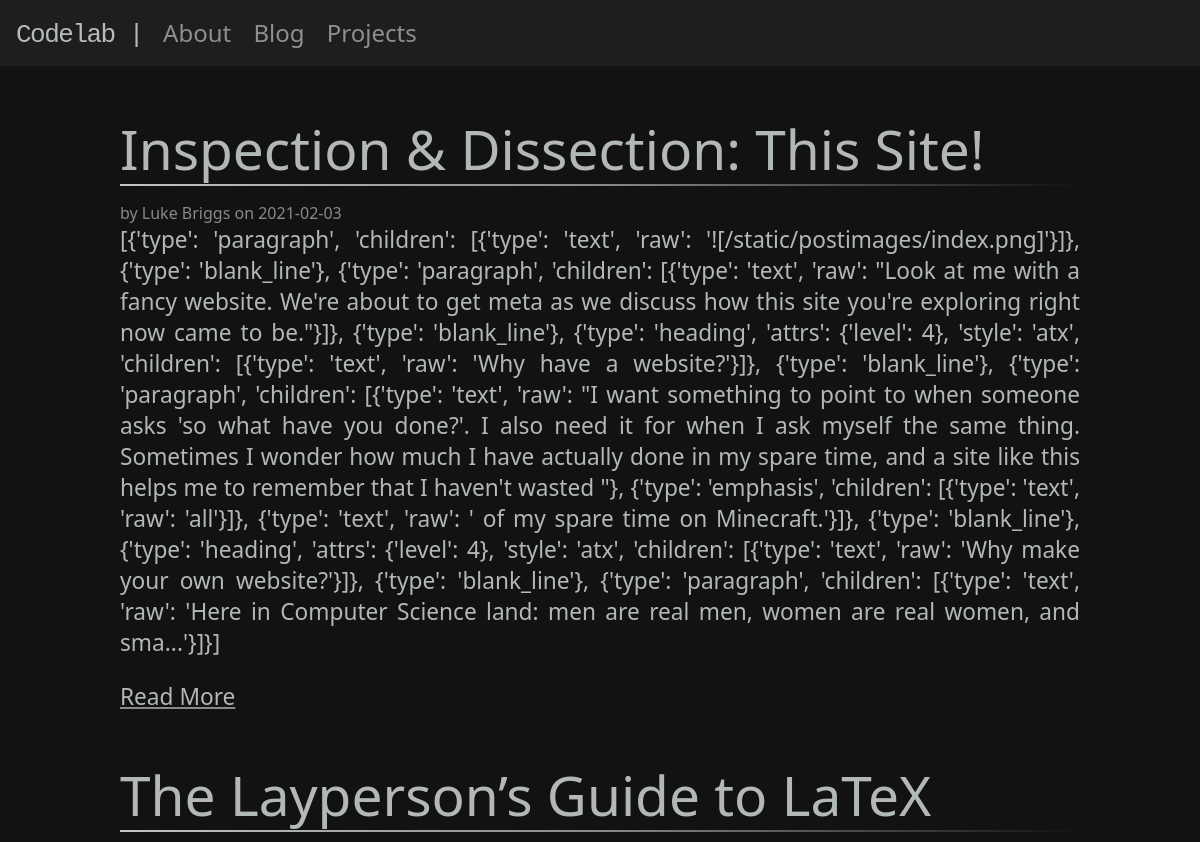
/blog (upper part), run on an earlier commit of the app's database.
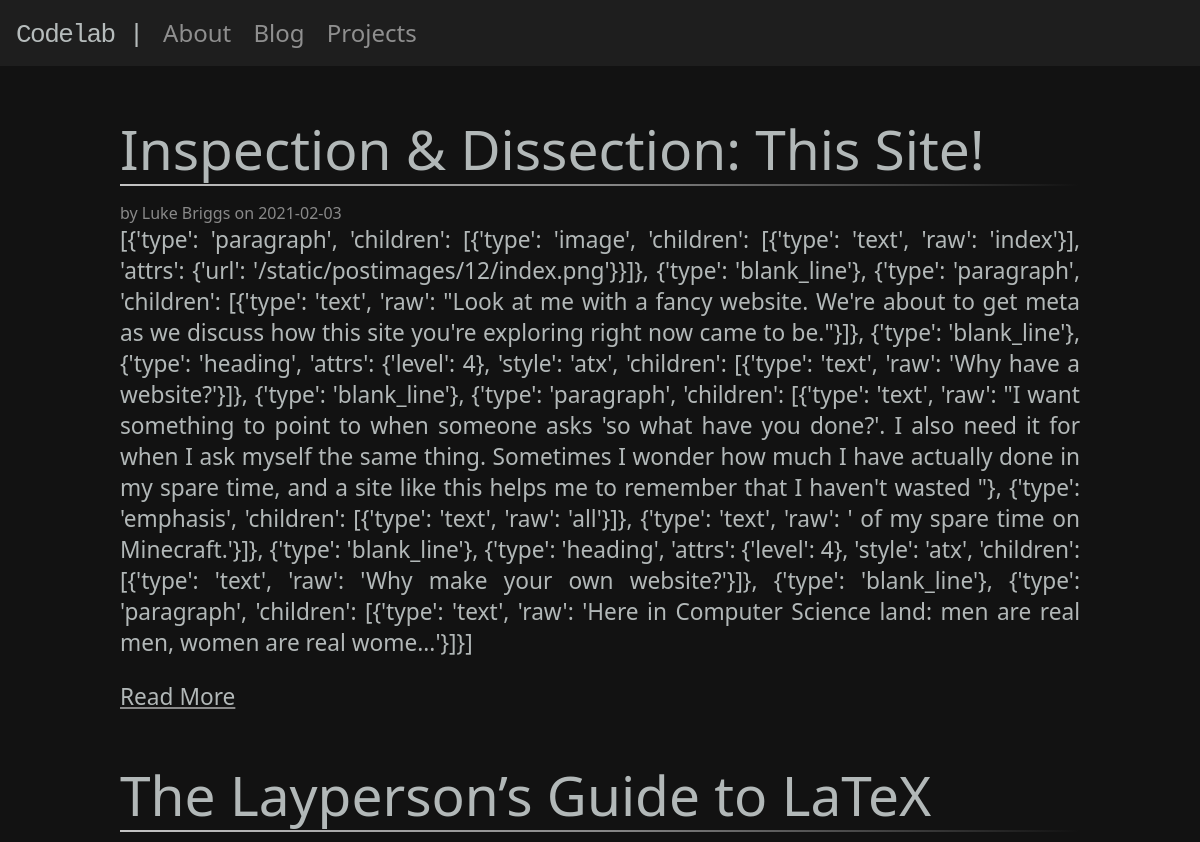
And on a later commit of the database.
### tables this page shows
CREATE TABLE post(
    id INTEGER PRIMARY KEY AUTOINCREMENT,
    author_id INTEGER NOT NULL,
    created TIMESTAMP NOT NULL DEFAULT CURRENT_TIMESTAMP,
    title TEXT NOT NULL,
    body TEXT NOT NULL,
    FOREIGN KEY (author_id) REFERENCES user(id)
);

CREATE TABLE user(
    id INTEGER PRIMARY KEY AUTOINCREMENT,
    username TEXT UNIQUE NOT NULL,
    password TEXT NOT NULL
);

### flaskr/blog.py (the view)
@bp.route('/blog')
def blog():
    db = get_db()
    posts = db.execute(
        'SELECT p.id, title, body, created, author_id, username'
        ' FROM post p JOIN user u ON p.author_id = u.id'
        ' ORDER BY created DESC'
    ).fetchall()
    return render_template('blog/index.html', posts=posts, mistune=mistune, highlighter=highlighter)

### flaskr/auth.py (called while the page is built)
@bp.before_app_request
def load_logged_in_user():
    user_id = session.get('user_id')
    if user_id is None:
        g.user = None
    else:
        g.user = get_db().execute(
            "SELECT * FROM user WHERE id = ?", (user_id,)
        ).fetchone()

### flaskr/db.py (called while the page is built)
def get_db():
    if 'db' not in g:
        g.db = sqlite3.connect(
            current_app.config['DATABASE'],
            detect_types=sqlite3.PARSE_DECLTYPES
        )
        g.db.row_factory = sqlite3.Row
    return g.db

### flaskr/templates/blog/index.html (shortened to what this page needs)
{% extends 'base.html' %}
{% block content %}
    {% for post in posts %}
        <article class="post">
            <header>
                <div>
                    <h3 class="postTitle"><a href="/{{ post['id'] }}">{{ post['title'] }}</a></h3>
                    <hr>
                    <div class="about">by {{ post['username'] }} on {{ post['created'].strftime('%Y-%m-%d') }}</div>
                </div>
            </header>
            <p class="body">{{ mistune.markdown(post['body'][:600] + "...", renderer=highlighter.HighlightRenderer()) | safe}}</p>
            <a href="/{{ post['id'] }}"><p>Read More</p></a>
        </article>
    {% endfor %}
{% endblock %}

What changed in the data, as far as the page shows it:
changed post "Inspection & Dissection: This Site!": markdown "[{'type': 'paragraph', 'children': [{'type': 'text', 'raw': '![/static/postimages/index.png]'}]}, {'type': 'blank_line'}, {'type': 'paragraph', 'children': [{'type': 'text', 'raw': \"Look at me with a fancy website. We're about to get meta as we discuss how this site you're exploring right now came to be.\"}]}, {'type': 'blank_line'}, {'type': 'heading', 'attrs': {'level': 4}, 'style': 'atx', 'children': [{'type': 'text', 'raw': 'Why have a website?'}]}, {'type': 'blank_line'}, {'type': 'paragraph', 'children': [{'type': 'text', 'raw': \"I want something to point to when someone asks 'so what have you done?'. I also need it for when I ask myself the same thing. Sometimes I wonder how much I…" → "[{'type': 'paragraph', 'children': [{'type': 'image', 'children': [{'type': 'text', 'raw': 'index'}], 'attrs': {'url': '/static/postimages/12/index.png'}}]}, {'type': 'blank_line'}, {'type': 'paragraph', 'children': [{'type': 'text', 'raw': \"Look at me with a fancy website. We're about to get meta as we discuss how this site you're exploring right now came to be.\"}]}, {'type': 'blank_line'}, {'type': 'heading', 'attrs': {'level': 4}, 'style': 'atx', 'children': [{'type': 'text', 'raw': 'Why have a website?'}]}, {'type': 'blank_line'}, {'type': 'paragraph', 'children': [{'type': 'text', 'raw': \"I want something to point to when someone asks 'so what have you done?'. I also need it for when I…"
